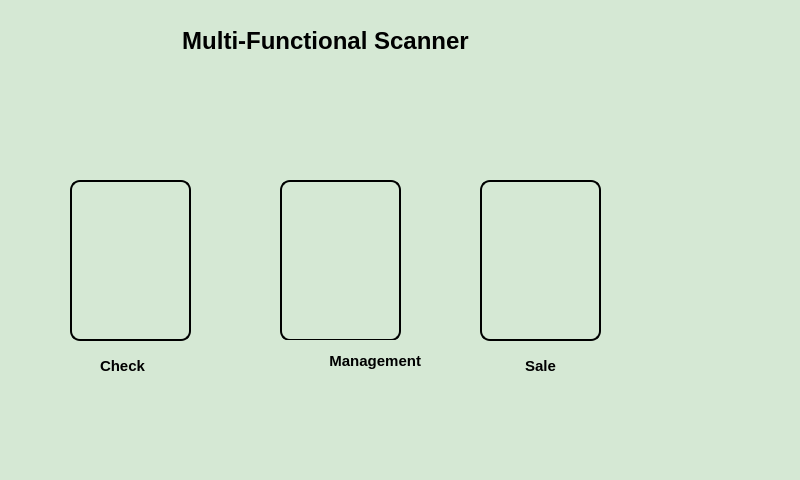
<?xml version="1.0" encoding="UTF-8"?>
<ui version="4.0">
 <class>MainWindow</class>
 <widget class="QMainWindow" name="MainWindow">
  <property name="geometry">
   <rect>
    <x>0</x>
    <y>0</y>
    <width>800</width>
    <height>480</height>
   </rect>
  </property>
  <property name="windowTitle">
   <string>MainWindow</string>
  </property>
  <property name="styleSheet">
   <string notr="true">background-color:rgb(213, 232, 212);</string>
  </property>
  <widget class="QWidget" name="centralwidget">
   <widget class="QPushButton" name="Info">
    <property name="geometry">
     <rect>
      <x>670</x>
      <y>350</y>
      <width>81</width>
      <height>91</height>
     </rect>
    </property>
    <property name="styleSheet">
     <string notr="true">#Info{
background-color: transparent;
border-image:url(:info.png);
background:none;
border:none;
background-repeat: none;
}</string>
    </property>
    <property name="text">
     <string/>
    </property>
   </widget>
   <widget class="QLabel" name="label_3">
    <property name="geometry">
     <rect>
      <x>260</x>
      <y>340</y>
      <width>161</width>
      <height>41</height>
     </rect>
    </property>
    <property name="font">
     <font>
      <pointsize>11</pointsize>
      <bold>true</bold>
     </font>
    </property>
    <property name="text">
     <string>Management</string>
    </property>
    <property name="alignment">
     <set>Qt::AlignRight|Qt::AlignTrailing|Qt::AlignVCenter</set>
    </property>
   </widget>
   <widget class="QLabel" name="label_4">
    <property name="geometry">
     <rect>
      <x>100</x>
      <y>350</y>
      <width>81</width>
      <height>31</height>
     </rect>
    </property>
    <property name="font">
     <font>
      <pointsize>11</pointsize>
      <bold>true</bold>
     </font>
    </property>
    <property name="text">
     <string>Check</string>
    </property>
   </widget>
   <widget class="QLabel" name="label_5">
    <property name="geometry">
     <rect>
      <x>500</x>
      <y>350</y>
      <width>81</width>
      <height>31</height>
     </rect>
    </property>
    <property name="font">
     <font>
      <pointsize>11</pointsize>
      <bold>true</bold>
     </font>
    </property>
    <property name="text">
     <string>Sale</string>
    </property>
    <property name="textFormat">
     <enum>Qt::AutoText</enum>
    </property>
    <property name="alignment">
     <set>Qt::AlignCenter</set>
    </property>
    <property name="wordWrap">
     <bool>false</bool>
    </property>
   </widget>
   <widget class="QFrame" name="frame">
    <property name="geometry">
     <rect>
      <x>70</x>
      <y>180</y>
      <width>121</width>
      <height>161</height>
     </rect>
    </property>
    <property name="styleSheet">
     <string notr="true">border: 2px solid  back;
border-width: 2px;
border-style: solid; 
border-color: black; 
font-weight: bold;
border-radius: 10px;
</string>
    </property>
    <property name="frameShape">
     <enum>QFrame::StyledPanel</enum>
    </property>
    <property name="frameShadow">
     <enum>QFrame::Raised</enum>
    </property>
    <widget class="QPushButton" name="stockCheck">
     <property name="geometry">
      <rect>
       <x>10</x>
       <y>10</y>
       <width>101</width>
       <height>141</height>
      </rect>
     </property>
     <property name="styleSheet">
      <string notr="true">
#stockCheck{
background-color: transparent;
border-image:url(:stockcheck.png);
background:none;
border:none;
background-repeat: none;
}</string>
     </property>
     <property name="text">
      <string/>
     </property>
    </widget>
   </widget>
   <widget class="QFrame" name="frame_2">
    <property name="geometry">
     <rect>
      <x>280</x>
      <y>180</y>
      <width>121</width>
      <height>161</height>
     </rect>
    </property>
    <property name="styleSheet">
     <string notr="true">border: 2px solid  back;
border-width: 2px;
border-style: solid; 
border-color: black; 
font-weight: bold;
border-radius: 10px;

</string>
    </property>
    <property name="frameShape">
     <enum>QFrame::StyledPanel</enum>
    </property>
    <property name="frameShadow">
     <enum>QFrame::Raised</enum>
    </property>
    <widget class="QPushButton" name="stockManagement">
     <property name="geometry">
      <rect>
       <x>10</x>
       <y>0</y>
       <width>101</width>
       <height>151</height>
      </rect>
     </property>
     <property name="styleSheet">
      <string notr="true">#stockManagement{
background-color: transparent;
border-image:url(:stockmanagment.png);
background:none;
border:none;
background-repeat: none;
}</string>
     </property>
     <property name="text">
      <string/>
     </property>
    </widget>
   </widget>
   <widget class="QFrame" name="frame_3">
    <property name="geometry">
     <rect>
      <x>480</x>
      <y>180</y>
      <width>121</width>
      <height>161</height>
     </rect>
    </property>
    <property name="styleSheet">
     <string notr="true">border: 2px solid  back;
border-width: 2px;
border-style: solid; 
border-color: black; 
font-weight: bold;
border-radius: 10px;
</string>
    </property>
    <property name="frameShape">
     <enum>QFrame::StyledPanel</enum>
    </property>
    <property name="frameShadow">
     <enum>QFrame::Raised</enum>
    </property>
    <widget class="QPushButton" name="registerSale">
     <property name="geometry">
      <rect>
       <x>20</x>
       <y>20</y>
       <width>81</width>
       <height>111</height>
      </rect>
     </property>
     <property name="styleSheet">
      <string notr="true">#registerSale{
background-color: transparent;
border-image:url(:salesregister.png);
background:none;
border:none;
background-repeat: none;
}</string>
     </property>
     <property name="text">
      <string/>
     </property>
    </widget>
   </widget>
   <widget class="QLabel" name="label">
    <property name="geometry">
     <rect>
      <x>0</x>
      <y>10</y>
      <width>651</width>
      <height>61</height>
     </rect>
    </property>
    <property name="font">
     <font>
      <family>Ubuntu</family>
      <pointsize>18</pointsize>
      <bold>true</bold>
     </font>
    </property>
    <property name="styleSheet">
     <string notr="true">border: 0px;
border-width: 0px;
</string>
    </property>
    <property name="text">
     <string>Multi-Functional Scanner</string>
    </property>
    <property name="alignment">
     <set>Qt::AlignCenter</set>
    </property>
   </widget>
   <widget class="QLabel" name="uminho">
    <property name="geometry">
     <rect>
      <x>610</x>
      <y>0</y>
      <width>191</width>
      <height>81</height>
     </rect>
    </property>
    <property name="styleSheet">
     <string notr="true">#uminho{
background-color: transparent;
border-image:url(:uminho.png);
background:none;
border:none;
background-repeat: none;
}</string>
    </property>
    <property name="text">
     <string/>
    </property>
   </widget>
   <zorder>frame_3</zorder>
   <zorder>frame_2</zorder>
   <zorder>frame</zorder>
   <zorder>Info</zorder>
   <zorder>label_4</zorder>
   <zorder>label_3</zorder>
   <zorder>label_5</zorder>
   <zorder>label</zorder>
   <zorder>uminho</zorder>
  </widget>
  <widget class="QMenuBar" name="menubar">
   <property name="geometry">
    <rect>
     <x>0</x>
     <y>0</y>
     <width>800</width>
     <height>22</height>
    </rect>
   </property>
  </widget>
  <widget class="QStatusBar" name="statusbar"/>
 </widget>
 <resources/>
 <connections/>
</ui>
